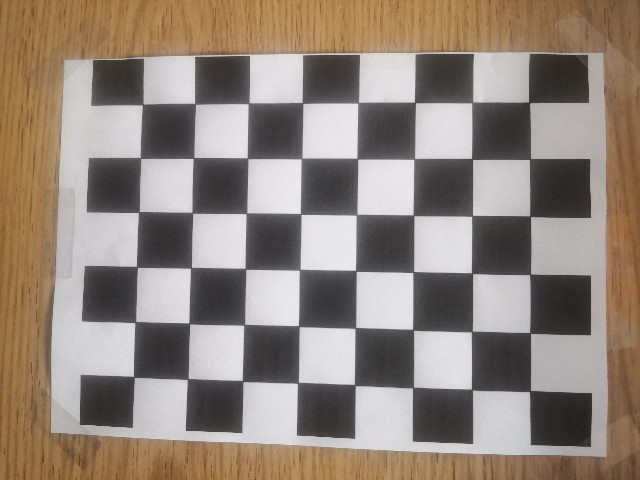
#> input picture Scripts/calibration/640/image1.jpg, 640 x 480 px; its folder holds only this picture in this run
$ python calibration.py
#> lines starting #> are read from the running program, lines starting #| are printed output that depends on the picture; after the words box and inside, x2 and y2 are one past the last pixel; in counts of white or black regions, pixels touching at a corner belong together
# %%
import numpy as np
import cv2
import glob
import matplotlib.pyplot as plt
import matplotlib

def patterDeffining(corners_r, corners_c):
    # Prepare object points matrix
    objp = np.zeros((corners_r*corners_c, 3), dtype=np.float32)
    objp[:, :2] = np.mgrid[:corners_r, :corners_c].T.reshape(-1, 2)
    return objp


def printCorners(corners_r, corners_c,objp):
#> called with corners_r = 8, corners_c = 6, objp = array of shape (48, 3)
    images = glob.glob('calibration/640/image*.jpg')
    # Define lists for storing both the object points and the corresponding image points
    objpoints = []
    imgpoints = []

    # Find corners in each pattern
    for file in images:
        img = cv2.imread(file)
#> img is the input picture: shape (480, 640, 3); mean B, G, R 122.8, 133.4, 145.9
        gray = cv2.cvtColor(img, cv2.COLOR_BGR2GRAY)
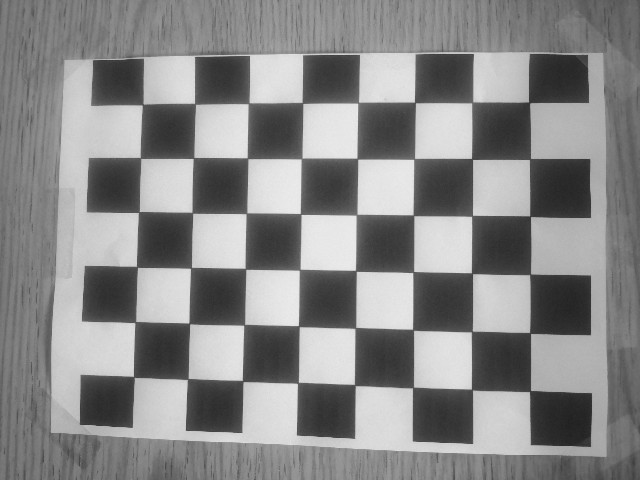
#> gray: shape (480, 640); min 32, max 237, mean 136
        ret, corners = cv2.findChessboardCorners(
        gray, (corners_r, corners_c), None)
#> ret = True; corners = 48 rows, first 8: [142.5, 104.6], [195, 103.8], [248.7, 103], [302.6, 103.1], [358.1, 102.7], [415, 102.4], [472, 102.6], [529.3, 102.5]

        # If corners are found, match object points with image corners
        if ret == True:

            objpoints.append(objp)
            imgpoints.append(corners)

            # show the first image with corners detected
            cv2.drawChessboardCorners(img, (corners_r, corners_c), corners, ret)
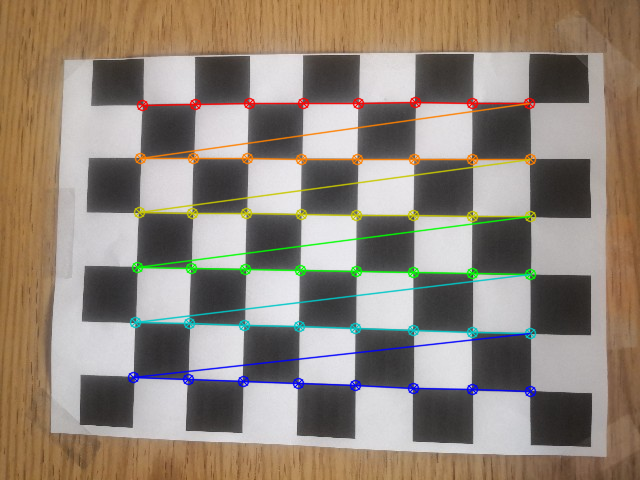
#> img: shape (480, 640, 3); 5.47% of pixels changed, all inside (x1, y1, x2, y2) = (127, 96, 537, 398)
            plt.figure()
            plt.title(file)
            plt.imshow(img)
            cv2.waitKey(0)
            cv2.destroyAllWindows()

        else:
            """ print("[NOK]") """

    """ print("Number of patterns found:", len(objpoints)) """
    return objpoints, imgpoints, gray, corners

def calibration(objpoints, imgpoints, gray):
    # Apply Zang's method for calibrate the camera
    _, intrinsic, distortion, rotation, translation = cv2.calibrateCamera(
        objpoints, imgpoints, (gray.shape[1], gray.shape[0]), None, None)

    tot_error = 0
    for i in range(len(objpoints)):
        imgpoints2, _ = cv2.projectPoints(
        objpoints[i], rotation[i], translation[i], intrinsic, distortion)
        error = cv2.norm(imgpoints[i], imgpoints2, cv2.NORM_L2)/len(imgpoints2)
        tot_error += error

    """ print("Mean error: ", tot_error/len(objpoints)) """
    return intrinsic, distortion, rotation, translation

def draw(img, corners, imgpts):

    corner = tuple(corners[0].ravel())
    img = cv2.line(img, np.int32(corner), np.int32(tuple(imgpts[0].ravel())), (255,0,0), 5)
    img = cv2.line(img, np.int32(corner), np.int32(tuple(imgpts[1].ravel())), (0,255,0), 5)
    img = cv2.line(img, np.int32(corner), np.int32(tuple(imgpts[2].ravel())), (0,0,255), 5)

    return img

corners_r = 8
corners_c = 6
criteria = (cv2.TERM_CRITERIA_EPS + cv2.TERM_CRITERIA_MAX_ITER, 30, 0.001)

objp = patterDeffining(corners_r,corners_c)
objpoints, imgpoints, gray, corners = printCorners(corners_r, corners_c,objp)
#> objpoints = 1 item; imgpoints = 1 item
cameraMatrix, distCoeffs, _, _ = calibration(objpoints, imgpoints, gray)
#> in calibration, `_, intrinsic, distortion, rotation, translation = cv2.calibrateCamera(..`: intrinsic = [[147, 0, 296.2], [0, 148.4, 257.8], [0, 0, 1]]; distortion = [[0.0183, -0.009, -0.000376, 0.00105, 0.00118]]; rotation = ([-0.0132, 0.0208, 0.0177],); translation = ([-2.88, -2.84, 2.77],)
#> the loop in calibration, `for i in range(len(objpoints)):` made 1 pass
#> (error, tot_error) on pass 1: (0.0542, 0.0542)
#> after the loop in calibration, `for i in range(len(objpoints)):`: tot_error = 0.0542
#> cameraMatrix = [[147, 0, 296.2], [0, 148.4, 257.8], [0, 0, 1]]; distCoeffs = [[0.0183, -0.009, -0.000376, 0.00105, 0.00118]]
# %%

$ run again, on Scripts/calibration/640/image5.jpg
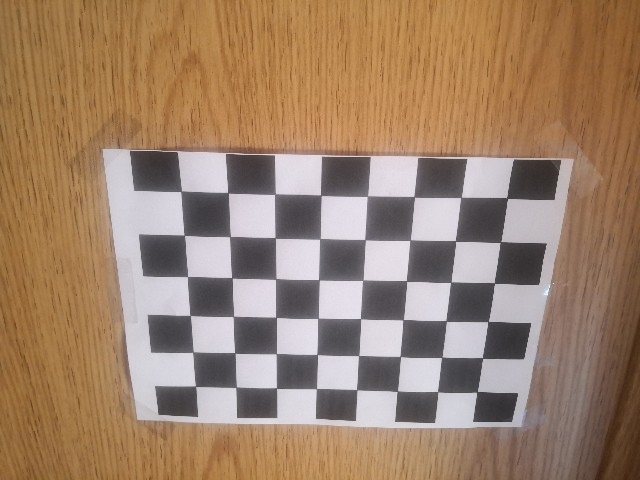
#> input picture Scripts/calibration/640/image5.jpg, 640 x 480 px
#> in printCorners, img is the input picture: shape (480, 640, 3); mean B, G, R 106.4, 129.7, 157.5
#> in printCorners, `gray = cv2.cvtColor(img, cv2.COLOR_BGR2GRAY)`:
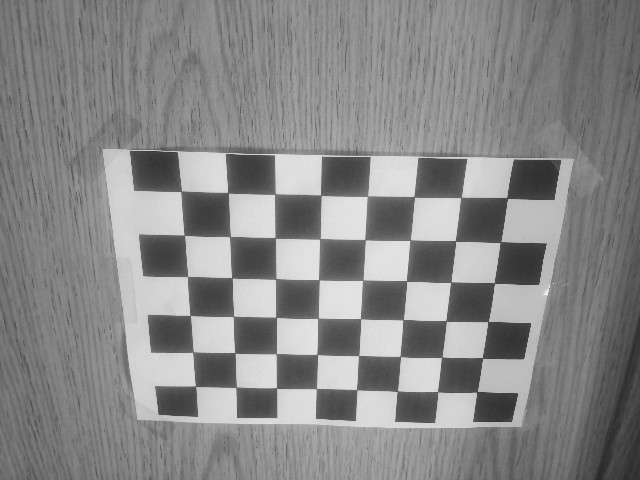
#> gray: shape (480, 640); min 37, max 251, mean 135.3
#> in printCorners, `ret, corners = cv2.findChessboardCorners( gray, (corners_r, corners_c)..`: ret = True; corners = 48 rows, first 8: [180.7, 191.5], [227.7, 192.6], [275, 194.2], [320.9, 195.2], [367.3, 196.3], [414.1, 196.6], [460.9, 197.5], [507.3, 198.2]
#> in printCorners, `cv2.drawChessboardCorners(img, (corners_r, corners_c), corners, ret)`:
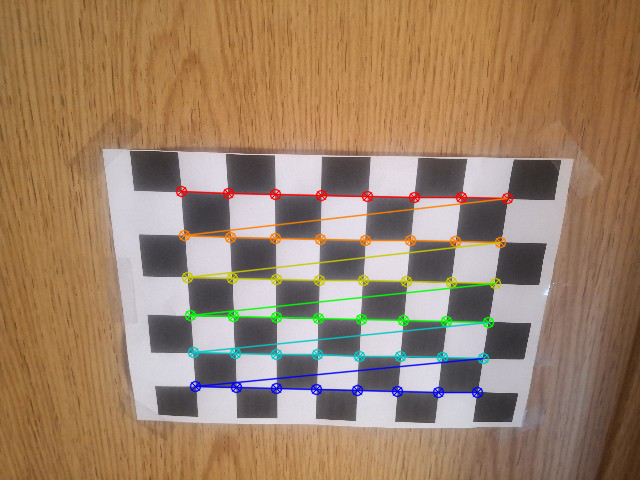
#> img: shape (480, 640, 3); 4.46% of pixels changed, all inside (x1, y1, x2, y2) = (175, 185, 514, 399)
#> `objpoints, imgpoints, gray, corners = printCorners(corners_r, corners_..`: objpoints = 1 item
#> intrinsic = [[601.9, 0, 312.7], [0, 599.7, 270.6], [0, 0, 1]]; distortion = [[0.376, -3.69, -0.00977, -0.0048, 9.85]]; rotation = ([0.408, 0.0136, 0.0194],); translation = ([-2.82, -1.69, 13.09],)
#> the loop in calibration, `for i in range(len(objpoints)):` made 1 pass
#> (error, tot_error) on pass 1: (0.0433, 0.0433)
#> after the loop in calibration, `for i in range(len(objpoints)):`: tot_error = 0.0433
#> cameraMatrix = [[601.9, 0, 312.7], [0, 599.7, 270.6], [0, 0, 1]]; distCoeffs = [[0.376, -3.69, -0.00977, -0.0048, 9.85]]

$ run again, on Scripts/calibration/640/image6.jpg
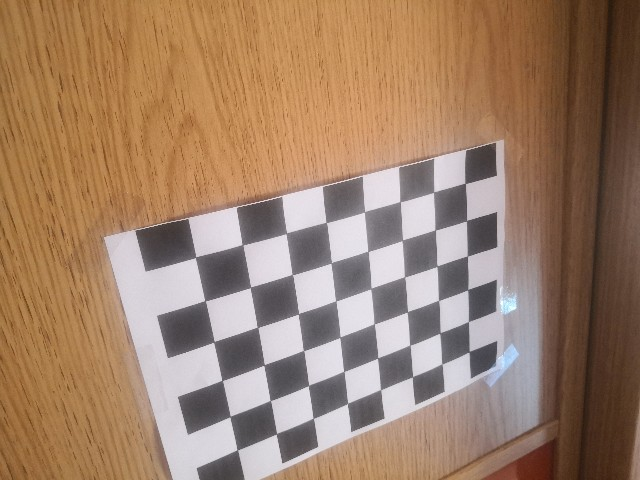
#> input picture Scripts/calibration/640/image6.jpg, 640 x 480 px
#> in printCorners, img is the input picture: shape (480, 640, 3); mean B, G, R 104.9, 128.2, 158.3
#> in printCorners, `gray = cv2.cvtColor(img, cv2.COLOR_BGR2GRAY)`:
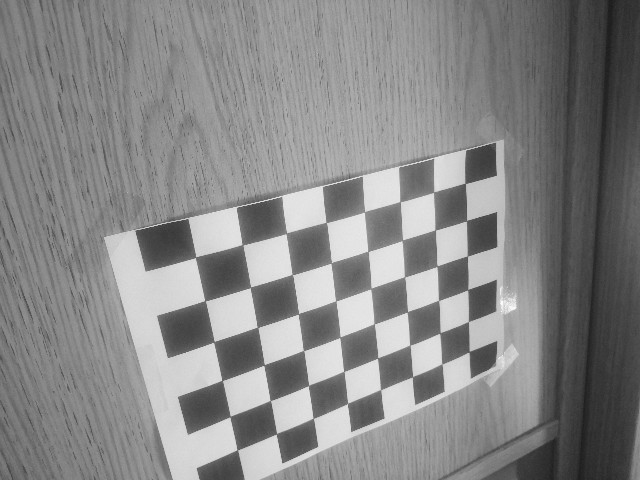
#> gray: shape (480, 640); min 27, max 252, mean 134.5
#> in printCorners, `ret, corners = cv2.findChessboardCorners( gray, (corners_r, corners_c)..`: ret = True; corners = 48 rows, first 8: [195.6, 257], [242.3, 244.5], [286.5, 233.2], [326, 222.3], [364.4, 212.1], [400, 201.5], [433.6, 192], [465.1, 183.4]
#> in printCorners, `cv2.drawChessboardCorners(img, (corners_r, corners_c), corners, ret)`:
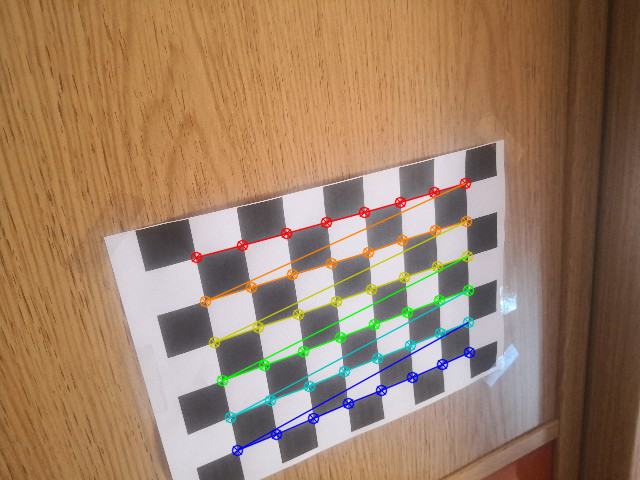
#> img: shape (480, 640, 3); 3.87% of pixels changed, all inside (x1, y1, x2, y2) = (190, 177, 476, 457)
#> `objpoints, imgpoints, gray, corners = printCorners(corners_r, corners_..`: objpoints = 1 item
#> intrinsic = [[675.6, 0, 327.1], [0, 625.8, 285.2], [0, 0, 1]]; distortion = [[0.911, -16.74, -0.0211, -0.00932, 89.22]]; rotation = ([0.356, -0.543, -0.215],); translation = ([-2.52, -0.576, 13.24],)
#> the loop in calibration, `for i in range(len(objpoints)):` made 1 pass
#> (error, tot_error) on pass 1: (0.0566, 0.0566)
#> after the loop in calibration, `for i in range(len(objpoints)):`: tot_error = 0.0566
#> cameraMatrix = [[675.6, 0, 327.1], [0, 625.8, 285.2], [0, 0, 1]]; distCoeffs = [[0.911, -16.74, -0.0211, -0.00932, 89.22]]

$ run again, on Scripts/calibration/640/image7.jpg
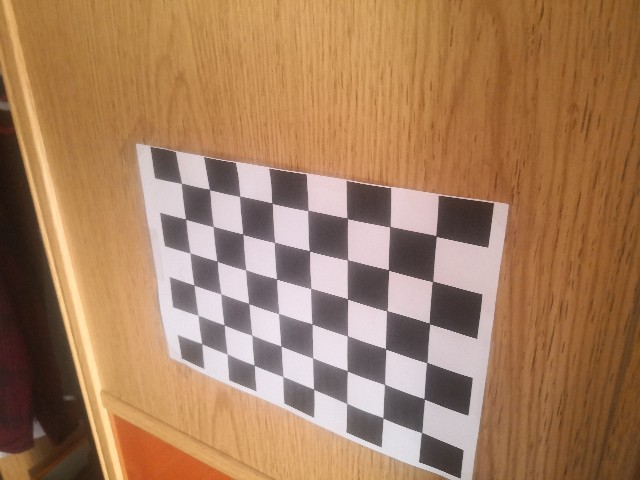
#> input picture Scripts/calibration/640/image7.jpg, 640 x 480 px
#> in printCorners, img is the input picture: shape (480, 640, 3); mean B, G, R 93.7, 126.3, 165.9
#> in printCorners, `gray = cv2.cvtColor(img, cv2.COLOR_BGR2GRAY)`:
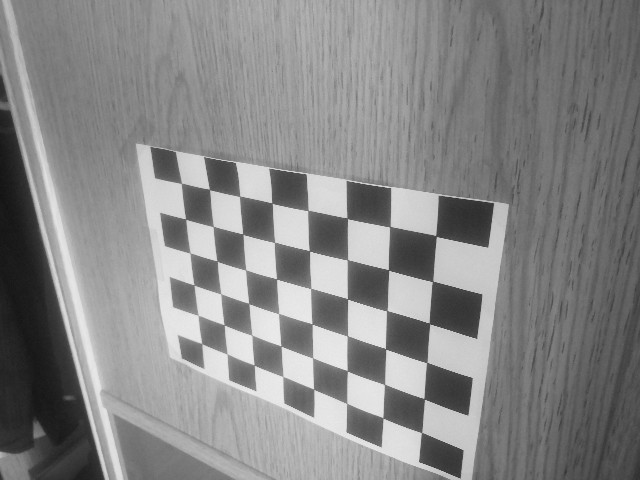
#> gray: shape (480, 640); min 18, max 240, mean 134.4
#> in printCorners, `ret, corners = cv2.findChessboardCorners( gray, (corners_r, corners_c)..`: ret = True; corners = 48 rows, first 8: [181.5, 183.5], [209.5, 189.5], [239.6, 196.5], [271.8, 202.8], [307.9, 210.5], [346.9, 217.8], [389.8, 226.5], [436.1, 236.1]
#> in printCorners, `cv2.drawChessboardCorners(img, (corners_r, corners_c), corners, ret)`:
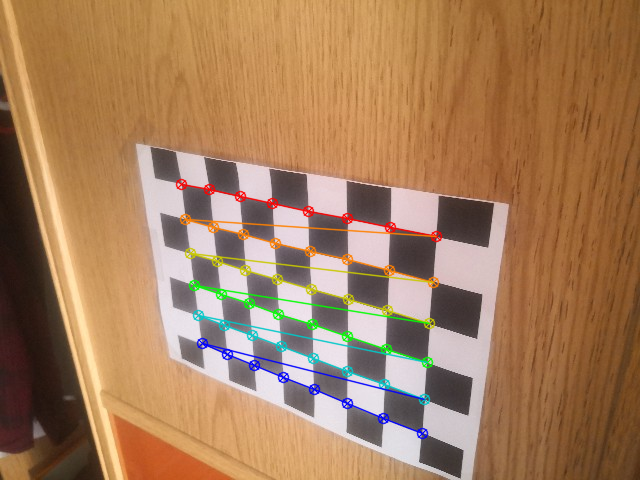
#> img: shape (480, 640, 3); 3.74% of pixels changed, all inside (x1, y1, x2, y2) = (175, 178, 443, 440)
#> `objpoints, imgpoints, gray, corners = printCorners(corners_r, corners_..`: objpoints = 1 item
#> intrinsic = [[437.9, 0, 316.9], [0, 472.5, 171.3], [0, 0, 1]]; distortion = [[-0.164, 0.662, 0.000908, -0.00238, -0.966]]; rotation = ([0.334, 0.479, 0.0555],); translation = ([-3.76, 0.322, 12.02],)
#> the loop in calibration, `for i in range(len(objpoints)):` made 1 pass
#> (error, tot_error) on pass 1: (0.0567, 0.0567)
#> after the loop in calibration, `for i in range(len(objpoints)):`: tot_error = 0.0567
#> cameraMatrix = [[437.9, 0, 316.9], [0, 472.5, 171.3], [0, 0, 1]]; distCoeffs = [[-0.164, 0.662, 0.000908, -0.00238, -0.966]]

$ run again, on Scripts/calibration/640/image2.jpg
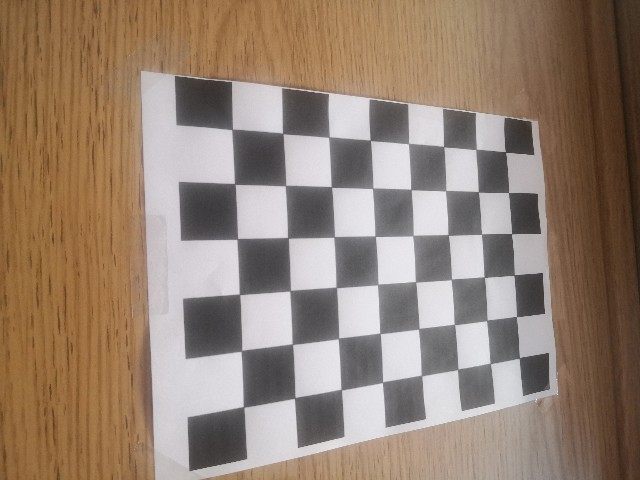
#> input picture Scripts/calibration/640/image2.jpg, 640 x 480 px
#> in printCorners, img is the input picture: shape (480, 640, 3); mean B, G, R 113.8, 129.3, 148.9
#> in printCorners, `gray = cv2.cvtColor(img, cv2.COLOR_BGR2GRAY)`:
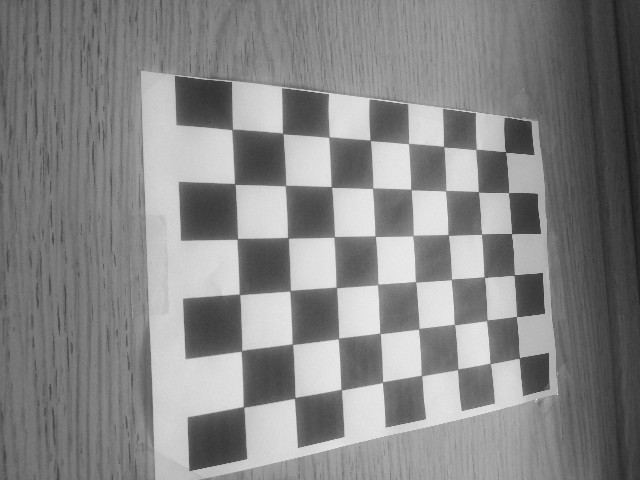
#> gray: shape (480, 640); min 24, max 249, mean 133.4
#> in printCorners, `ret, corners = cv2.findChessboardCorners( gray, (corners_r, corners_c)..`: ret = True; corners = 48 rows, first 8: [231.9, 129.6], [282.6, 133.4], [328.9, 137.2], [370.2, 140.1], [408.4, 143.6], [443.6, 146.5], [475.9, 149.3], [505.6, 152.1]
#> in printCorners, `cv2.drawChessboardCorners(img, (corners_r, corners_c), corners, ret)`:
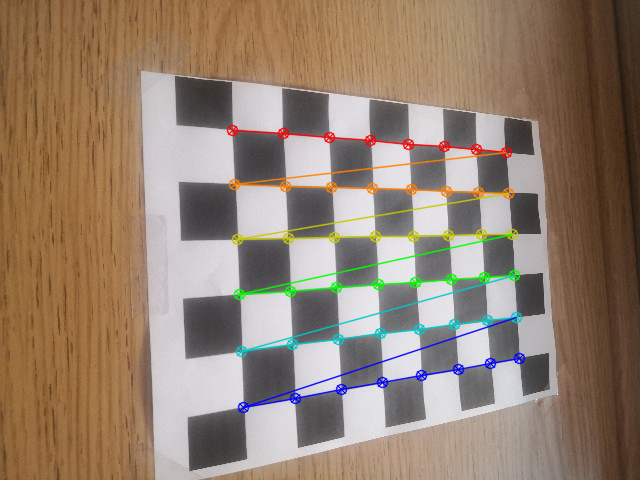
#> img: shape (480, 640, 3); 4.2% of pixels changed, all inside (x1, y1, x2, y2) = (226, 124, 526, 414)
#> `objpoints, imgpoints, gray, corners = printCorners(corners_r, corners_..`: objpoints = 1 item
#> intrinsic = [[299.5, 0, 355.5], [0, 339.1, 271.5], [0, 0, 1]]; distortion = [[0.0669, -0.158, 0.000624, -0.00594, 0.0471]]; rotation = ([-0.038, -0.295, -0.0533],); translation = ([-2.52, -2.59, 6.23],)
#> the loop in calibration, `for i in range(len(objpoints)):` made 1 pass
#> (error, tot_error) on pass 1: (0.0618, 0.0618)
#> after the loop in calibration, `for i in range(len(objpoints)):`: tot_error = 0.0618
#> cameraMatrix = [[299.5, 0, 355.5], [0, 339.1, 271.5], [0, 0, 1]]; distCoeffs = [[0.0669, -0.158, 0.000624, -0.00594, 0.0471]]
